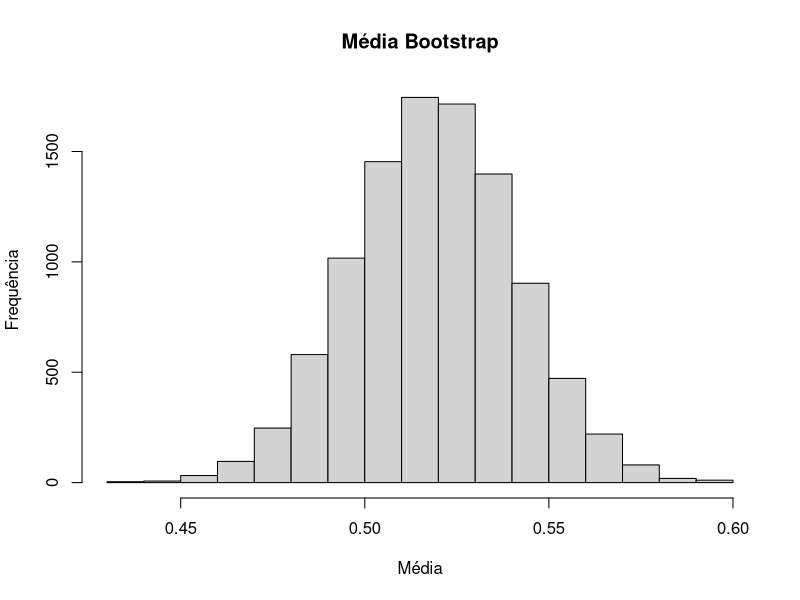
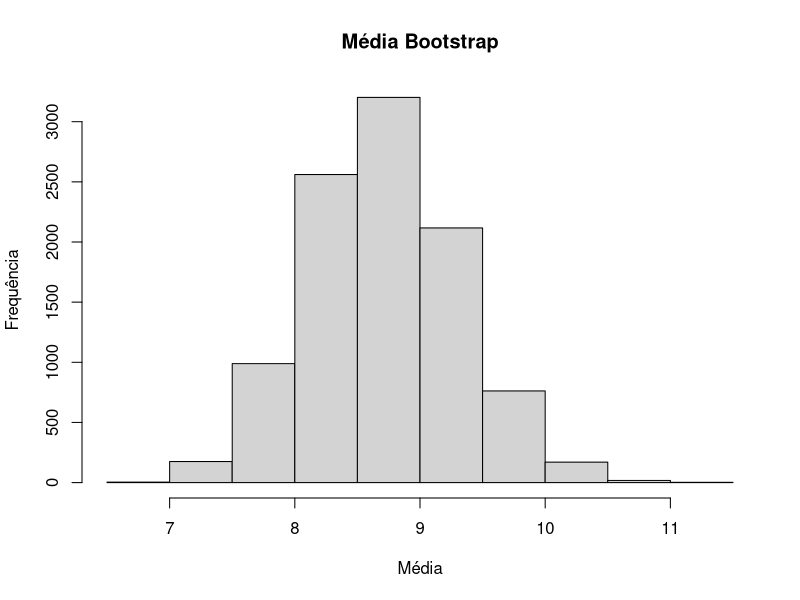
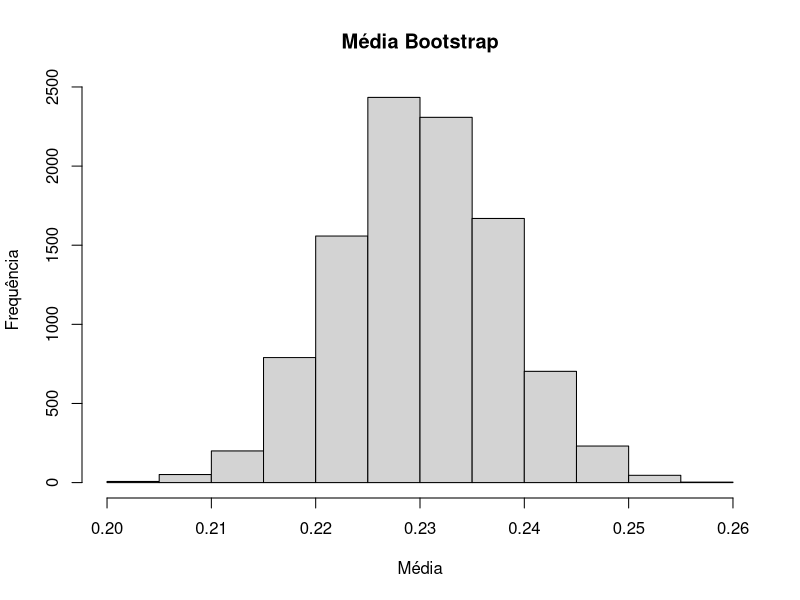
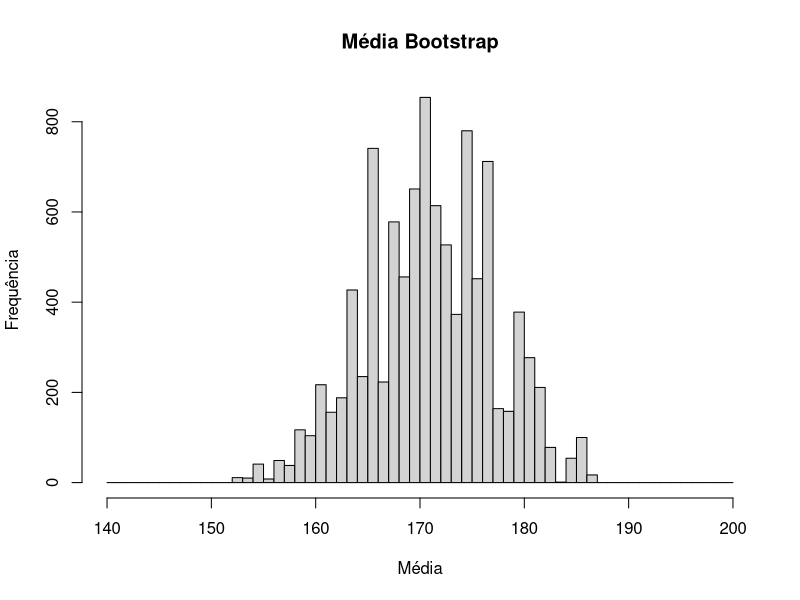
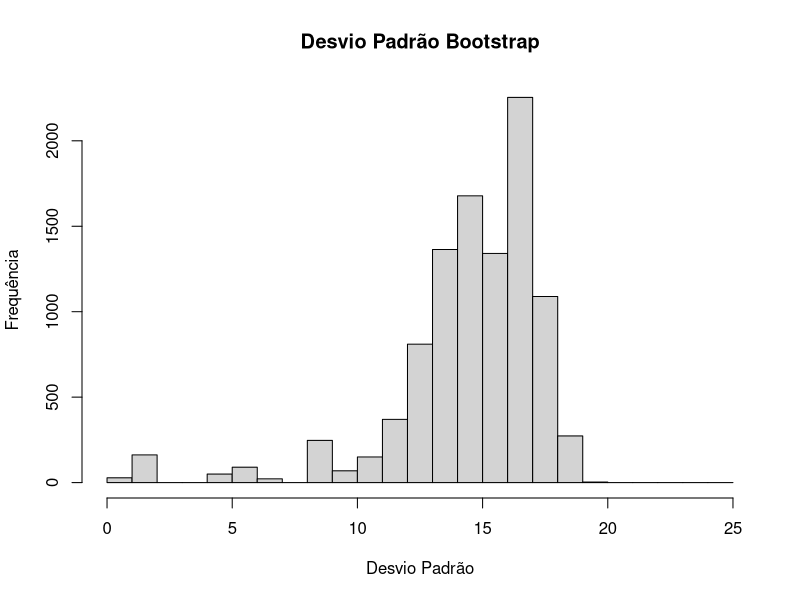
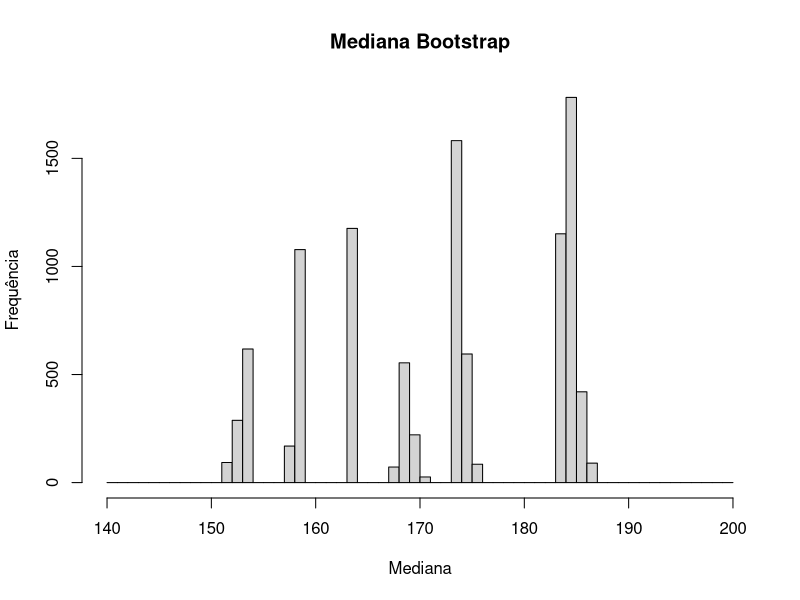
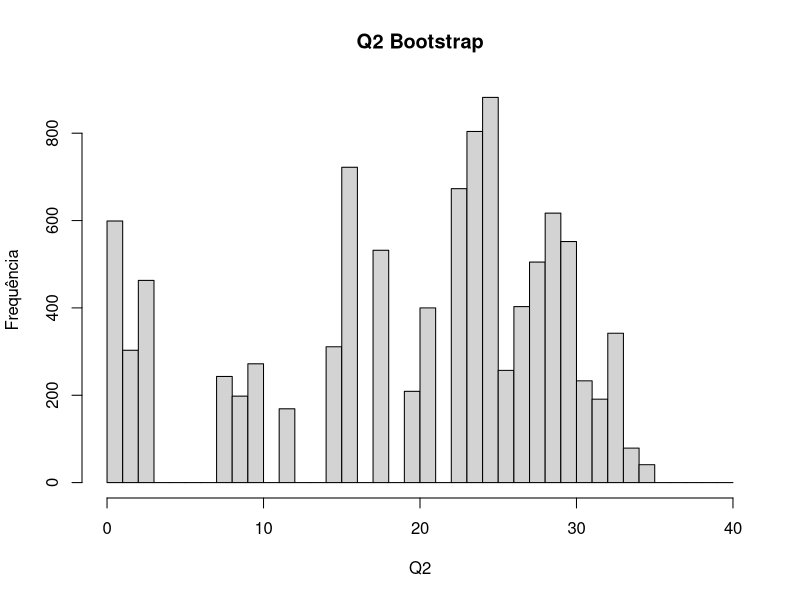

The R source for these figures, in order:
## ---- chunk 1

# Teórica
samples = c(rep(1, 260), rep(0, 240))

n = length(samples)
xbar = mean(samples)

s = sd(samples)
sqrt(xbar * (1 - xbar))

z = qnorm(0.975)
t = qt(0.975, n-1)

z*s/sqrt(n)
xbar + c(-1, 1) * (z*s/sqrt(n))

t*s/sqrt(n)
xbar + c(-1, 1) * (t*s/sqrt(n))


# Funçao padrão do R para intervalso de confiança
t.test(samples)


# bootstrap
sample_mean_bootstrap <-vector()
for (i in 1:10000) {
  sample_bootstrap <- sample(samples, length(samples), replace = TRUE)
  sample_mean_bootstrap[i] = mean(sample_bootstrap)
}

hist(
  sample_mean_bootstrap,
  xlab = 'Média',
  ylab = 'Frequência',
  main = 'Média Bootstrap',
)

quantile(sample_mean_bootstrap, c(0.025, 0.975))
## ---- chunk 2

n <- 10
xbar <- 8.7
s = 2

samples = rnorm(10)
mean(samples)
sd(samples)

samples = (samples - mean(samples)) / sd(samples)
samples = samples * s + xbar

mean(samples)
sd(samples)

t.test(samples)

sample_mean_bootstrap <- vector()
for (i in 1:10000) {
  sample_bootstrap <- sample(samples, length(samples), replace = TRUE)
  sample_mean_bootstrap[i] = mean(sample_bootstrap)
}

hist(
  sample_mean_bootstrap,
  xlab = 'Média',
  ylab = 'Frequência',
  main = 'Média Bootstrap',
)
quantile(sample_mean_bootstrap, c(0.025, 0.975))
## ---- chunk 3

# teórica
n = 2897
prob = 0.23

deviation = sqrt(prob * (1 - prob))

ic95 = prob + qt(c(0.025, 0.975), df=n-1) * (deviation / sqrt(n))
ic95
ic95 - prob

# nativa no R 
samples = c(rep(1, prob*n), rep(0, (1-prob)*n))
t.test(samples)

# bootstrap
sample_mean_bootstrap <- vector()
for (i in 1:10000) {
  sample_bootstrap <- sample(samples, length(samples), replace = TRUE)
  sample_mean_bootstrap[i] = mean(sample_bootstrap)
}

hist(
  sample_mean_bootstrap,
  xlab = 'Média',
  ylab = 'Frequência',
  main = 'Média Bootstrap',
)
quantile(sample_mean_bootstrap, c(0.025, 0.975))
## ---- chunk 4

samples <- c(152, 154, 164, 184, 185, 187)

sample_mean_bootstrap <- vector()
sample_sd_bootstrap <- vector()
sample_median_bootstrap <- vector()
sample_iiq_bootstrap <- vector()

for (i in 1:10000) {
  sample_bootstrap <- sample(samples, length(samples), replace = TRUE)
  
  sample_mean_bootstrap[i] <- mean(sample_bootstrap)
  sample_sd_bootstrap[i] <- sd(sample_bootstrap)
  sample_median_bootstrap[i] <- median(sample_bootstrap)
  sample_iiq_bootstrap[i] <- (
    quantile(sample_bootstrap, 0.75) - quantile(sample_bootstrap, 0.25)
  )
}

hist(
  sample_mean_bootstrap,
  xlab = 'Média',
  ylab = 'Frequência',
  main = 'Média Bootstrap',
  breaks = seq(140, 200, 1)
)
quantile(sample_mean_bootstrap, c(0.025, 0.975))

hist(
  sample_sd_bootstrap,
  xlab = 'Desvio Padrão',
  ylab = 'Frequência',
  main = 'Desvio Padrão Bootstrap',
  breaks = seq(0, 25, 1)
)
quantile(sample_sd_bootstrap, c(0.025, 0.975))

hist(
  sample_median_bootstrap,
  xlab = 'Mediana',
  ylab = 'Frequência',
  main = 'Mediana Bootstrap',
  breaks = seq(140, 200, 1)
)
quantile(sample_median_bootstrap, c(0.025, 0.975))

hist(
  sample_iiq_bootstrap,
  xlab = 'Q2',
  ylab = 'Frequência',
  main = 'Q2 Bootstrap',
  breaks = seq(0, 40, 1)
)
quantile(sample_iiq_bootstrap, c(0.025, 0.975))

